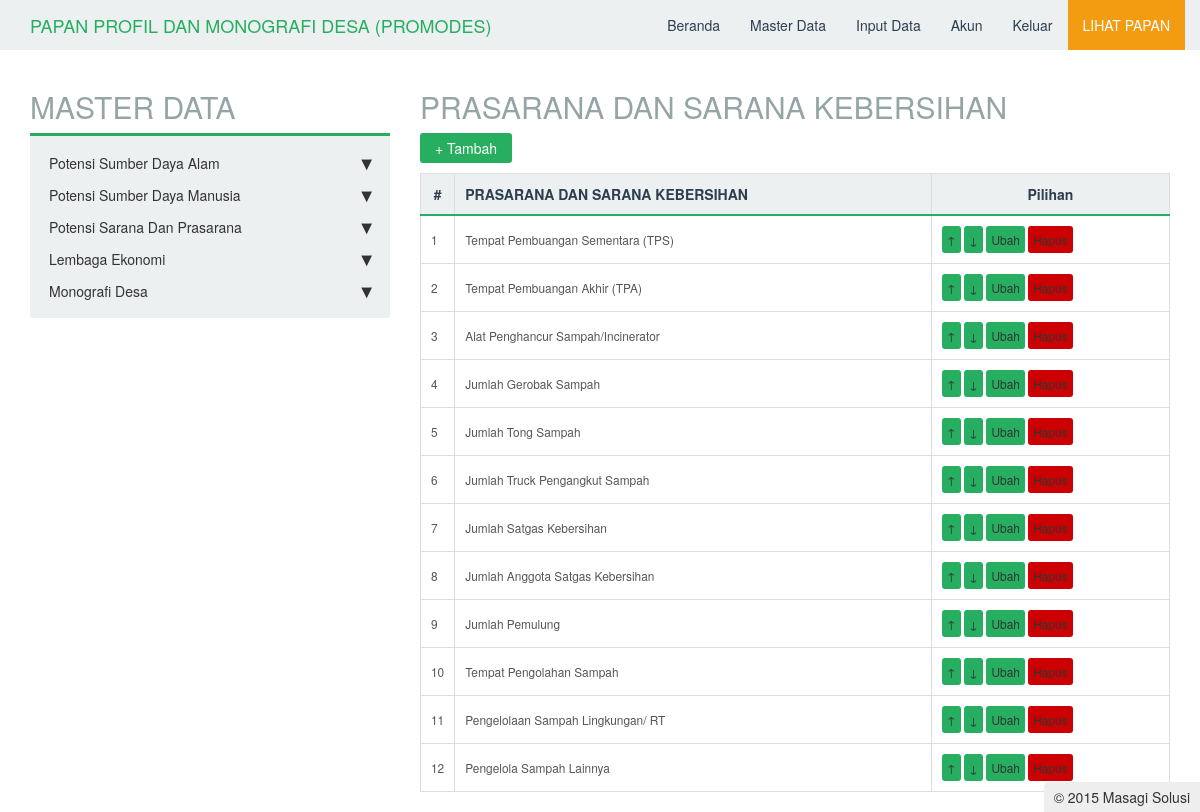
The app's page /master/potensi_sarpras/sarpras_kebersihan/master.php (signed in) with its own data.
### tables this page shows
CREATE TABLE IF NOT EXISTS `tbsarpras_kebersihan` (
  `id` int(11) NOT NULL AUTO_INCREMENT,
  `nama` varchar(225) NOT NULL,
  `posisi` int(11) NOT NULL,
  PRIMARY KEY (`id`)
);

### master/potensi_sarpras/sarpras_kebersihan/master.php (the view, shortened to what this page needs)
<?php
include_once "../../../functions/urut.php";
include_once "../../../master/header.php";
echo "<h2>PRASARANA DAN SARANA KEBERSIHAN</h2>";
$mod = $_GET['mod'];
if($mod == "tambah"){
    if(isset($_POST['simpan'])){
        $nama = $_POST['nama'];
        $s = mysql_query("select max(posisi) as urut from tbsarpras_kebersihan");
        $d = mysql_fetch_array($s);
        $posisi  = $d['urut']+1;
        for($i = 0;$i < sizeof($nama);$i++){
           if($nama[$i] != ""){
               $q = mysql_query("insert into tbsarpras_kebersihan(nama,posisi) values('".mysql_real_escape_string($nama[$i])."','".($posisi+$i)."')");
           }
        }
        if($q){
            echo "<script>window.location='master.php';</script>";
        }
    }
    echo "<link rel='stylesheet' type='text/css' href='../../../lib/css/table2.css'/>";
?>
<script type="text/javascript" src="../../../lib/js/jquery-1.9.1.min.js"></script>
<script type="text/javascript">
$(document).ready(function(){
    var count = 0;
    $nama = $("#nama");
    $add = $("#add");
    $add.click(function(e){
        var countNext = count+1;
        $("#input"+count).append("<div>&nbsp;&nbsp;<input type='text' name='nama[]' id='nama"+count+"'/><div id='input"+countNext+"'></div></div>");
        $("#nama"+count).focus();
        count++;
    });
});
</script>
<form method="post">
    <table>
        <tr>
            <td>Prasarana dan Sarana</td>
            <td id='nama'><div id='input0'> : <input type='text' name='nama[]' id='nama' required/><a class='btn' href='#' id='add'>+</a></div></td>
        </tr>
        <tr>
            <td></td>
            <td><input type='submit' name='simpan' value='Tambah'></td>
        </tr>
    </table>
</form>
<?php
}
else if($mod == "hapus"){
    $id = abs((int)$_GET['id']);
    $q = mysql_query("delete from tbsarpras_kebersihan where id='$id'");
    if($q){
        echo "<script>window.location='master.php';</script>";
    }
}
else
{
    echo "<link rel='stylesheet' type='text/css' href='../../../lib/css/table.css'/>";
    echo "<input type='reset' onclick=\"window.location='?mod=tambah';\" value='+ Tambah'/>";
    echo "<table>
            <tr>
                <th>#</th>
                <th align=left>PRASARANA DAN SARANA KEBERSIHAN</th>
                <th>Pilihan</th>
            </tr>";
    $n1 = 1;
    $s1= mysql_query("select * from tbsarpras_kebersihan order by posisi asc");
    while($d1 = mysql_fetch_array($s1)){
        echo "<tr>
                <td>$n1</td>
                <td>$d1[nama]</td>
                <td><a class='edit' href='?mod=urut&id=$d1[id]&tipe=1&posisi=up'>&#8593;</a> <a class='edit' href='?mod=urut&id=$d1[id]&tipe=1&posisi=down'>&#8595;</a> <a class='edit' href='?mod=ubah&id=$d1[id]'>Ubah</a> <a class='del' href='#' onclick='confirmDelete(\"?mod=hapus&id=$d1[id]\");'>Hapus</a></td>
            </tr>";
        $n1++;
    }
    echo "</table>";
}
include_once "../../../master/footer.php";
?>

### records on screen
tbsarpras_kebersihan: nama "Tempat Pembuangan Sementara (TPS)"
tbsarpras_kebersihan: nama "Tempat Pembuangan Akhir (TPA)"
tbsarpras_kebersihan: nama "Alat Penghancur Sampah/Incinerator"
tbsarpras_kebersihan: nama "Jumlah Gerobak Sampah"
tbsarpras_kebersihan: nama "Jumlah Tong Sampah"
tbsarpras_kebersihan: nama "Jumlah Truck Pengangkut Sampah"
tbsarpras_kebersihan: nama "Jumlah Satgas Kebersihan"
tbsarpras_kebersihan: nama "Jumlah Anggota Satgas Kebersihan"
tbsarpras_kebersihan: nama "Jumlah Pemulung"
tbsarpras_kebersihan: nama "Tempat Pengolahan Sampah"
tbsarpras_kebersihan: nama "Pengelolaan Sampah Lingkungan/ RT"
tbsarpras_kebersihan: nama "Pengelola Sampah Lainnya"
